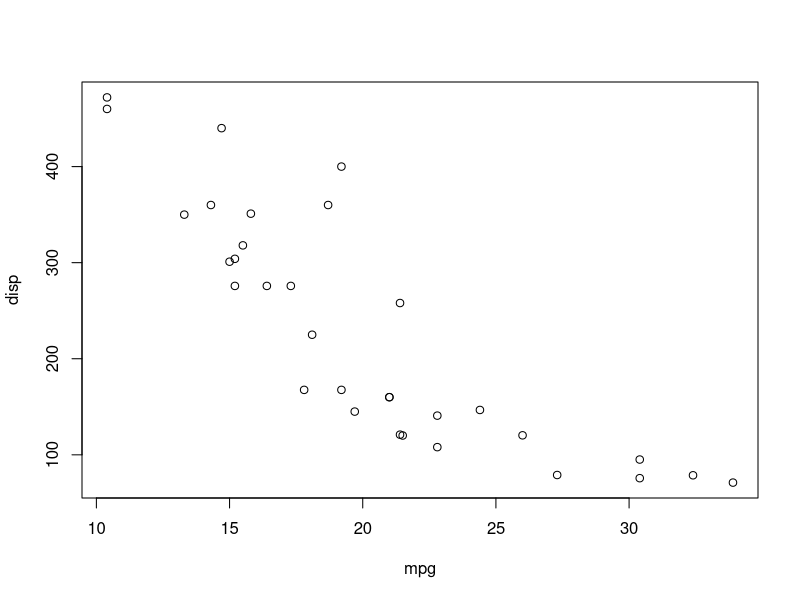
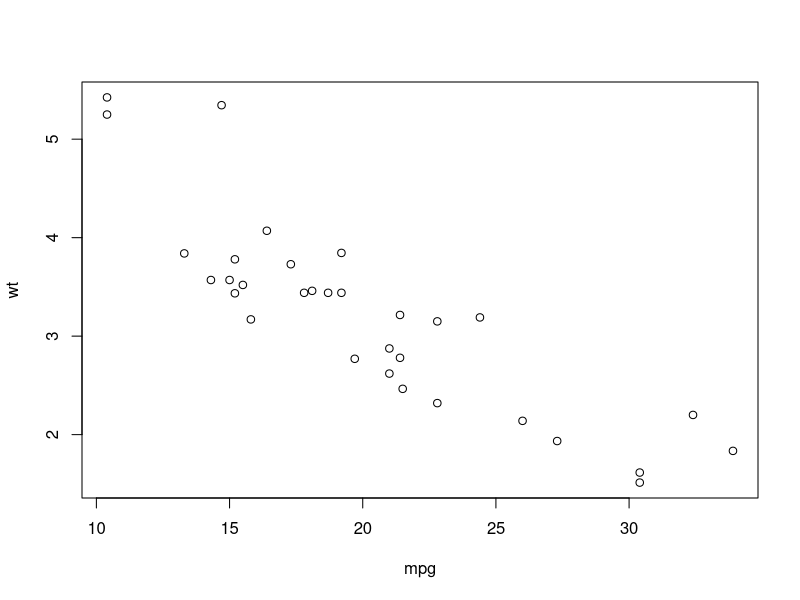

R code for these plots, in order:


attach(mtcars)

with(mtcars, {
  summary(mpg, disp, wt)
  plot(mpg, disp)
  plot(mpg, wt)
})

patientID <- c(1, 2, 3, 4)
age <- c(25, 34, 28, 52)
diabetes <- c("Type1", "Type2", "Type1", "Type1")
status <- c("Poor", "Improved", "Excellent", "Poor")
diabetes <- factor(diabetes)
status <- factor(status, order=TRUE)
patientdata <- data.frame(patientID, age, diabetes, status)
str(patientdata)

summary(patientdata)

# List

g <- "My First List"
h <- c(25, 26, 18, 39)
j <- matrix(1:10, nrow=5)
k <- c("one", "two", "three")

mylist <- list(title=g, ages=h, j, k)

mylist[[3]][2,1]


x <- c(8, 6, 4)
x[7] <- 10
x




mydata <- matrix(rnorm(30), nrow=6)

mydata

apply(mydata, 1,mean)





Student <- c("John Davis", "Angela Williams", "Bullwinkle Moose",
             "David Jones", "Janice Markhammer", "Cheryl Cushing",
             "Reuven Ytzrhak", "Greg Knox", "Joel England",
             "Mary Rayburn")
Math <- c(502, 600, 412, 358, 495, 512, 410, 625, 573, 522)
Science <- c(95, 99, 80, 82, 75, 85, 80, 95, 89, 86)
English <- c(25, 22, 18, 15, 20, 28, 15, 30, 27, 18)

roster <- data.frame(Student, Math, Science, English,
                       stringsAsFactors=FALSE)

z<- scale(roster[,2:4])
score <- apply(z, 1, mean)

roster <- cbind(roster, score)
y <- quantile(score, c(.8,.6,.4,.2))

roster$grade[score >= y[1]] <- "A"
roster$grade[score < y[1] & score >= y[2]] <- "B"
roster$grade[score < y[2] & score >= y[3]] <- "C"
roster$grade[score < y[3] & score >= y[4]] <- "D"
roster$grade[score < y[4]] <- "F"



name <- strsplit((roster$Student), " ")
lastname <- sapply(name, "[", 2)
firstname <- sapply(name, "[", 1)
roster <- cbind(firstname,lastname, roster[,-1])
roster <- roster[order(lastname,firstname),]



for (i in 1:10) print("Hello")



ifelse(score > 0.5, print("Passed"), print("Failed"))
outcome <- ifelse (score > 0.5, "Passed", "Failed")




x <- sample(LETTERS[1:10], 100, replace = TRUE)
x
sort(x)
order(x)
x[order(x)]


a1 <- c(1,2,3,4)
a2 <- c("A", "B", "C","D")
A <- data.frame(a1,a2)
A

b1 <- c(1,2,3,4)
b2 <- c("A1", "B1", "C1","D1")
B <- data.frame(b1,b2)
B


C <- merge(A,B, by.x = "a1", by.y = "b1")

install.packages("vcd")
library(vcd)
head(Arthritis)



table(Arthritis$Improved)
mytable <- with(Arthritis, table(Improved))

prop.table(mytable)*100

mytable <- xtabs(~ Treatment + Improved, data = Arthritis)

table(Arthritis$Treatment, Arthritis$Improved, Arthritis$Sex)

xtabs(~ Treatment  + Sex + Improved, data = Arthritis)


chisq.test(mytable)



tapply(iris$Sepal.Length,iris$Species,sum)
tapply(iris$Sepal.Length, iris$Species, sum)
tapply(iris$Sepal.Length, iris$Species, mean)

x <- round(rnorm(20, 10, 5))
x

unique(x)

Mode <- function(x){
  a = table(x) # x is a vector
  return(a[which.max(a)])
}


which.max(table(x))
Mode(x)





